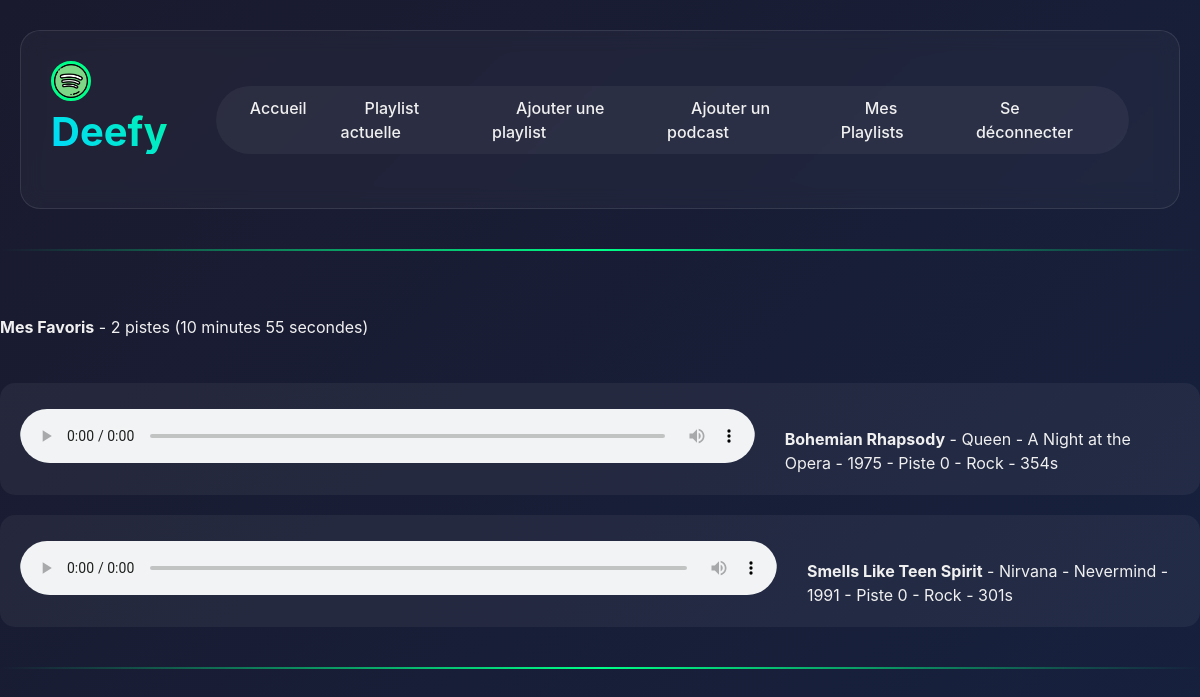
Page /?action=playlist&id=1 (signed in) on the committed database.
### tables this page shows
CREATE TABLE IF NOT EXISTS playlist (
    id INT AUTO_INCREMENT PRIMARY KEY,
    nom VARCHAR(255) NOT NULL,
    created_at TIMESTAMP DEFAULT CURRENT_TIMESTAMP
);

CREATE TABLE IF NOT EXISTS track (
    id INT AUTO_INCREMENT PRIMARY KEY,
    titre VARCHAR(255) NOT NULL,
    filename VARCHAR(255) NOT NULL,
    type VARCHAR(50) NOT NULL,
    duree INT,
    genre VARCHAR(100),
     
    auteur_podcast VARCHAR(255),
    date_podcast DATE,
     
    artiste_album VARCHAR(255),
    titre_album VARCHAR(255),
    annee_album INT,
    numero_album INT,
    created_at TIMESTAMP DEFAULT CURRENT_TIMESTAMP,
    INDEX idx_type (type)
);

### src/classes/action/DisplayPlaylistAction.php (called while the page is built, shortened)
<?php
class DisplayPlaylistAction extends Action
{
    public function execute(): string
    {
        if (isset($_GET['id'])) {
            $playlistId = $_GET['id'];
            $playlist = DeefyRepository::getInstance()->getPlaylist($playlistId, $_SESSION['user']['id']);
        }
        $playlist = $_SESSION['playlist'];
        $renderer = new AudioListRenderer($playlist);
        return $renderer->render(Renderer::COMPLET);
    }
}

### index.php (called while the page is built, shortened)
<?php
$action = $_GET['action'] ?? 'null';
$dispatcher = new Dispatcher($action);
$dispatcher->run();

### src/classes/audio/lists/AudioList.php (called while the page is built, shortened)
<?php
class AudioList implements \Iterator
{
    protected array $listePistes = [];
    public function __construct(string $nom, array $listePistes = [])
    {
        $this->nom = $nom;
        $this->listePistes = $listePistes;
    }
    public function __get(string $name): mixed
    {
        if (property_exists($this, $name)) {
            return $this->$name;
        }
        throw new InvalidPropertyNameException("Invalid property : $name");
    }
    public function current(): mixed
    {
        return current($this->listePistes);
    }
    public function next(): void
    {
        next($this->listePistes);
    }
    public function valid(): bool
    {
        return key($this->listePistes) !== null;
    }
    public function rewind(): void
    {
        reset($this->listePistes);
    }
}

### src/classes/repository/DeefyRepository.php (called while the page is built, shortened)
<?php
class DeefyRepository
{
    private static ?DeefyRepository $instance = null;
    private PDO $pdo;
    private function __construct()
    {
        $dsn = 'mysql:host=db;dbname=deefy;charset=utf8mb4';
        $user = 'deefy_user';
        $password = 'deefy_pass';
        try {
            $this->pdo = new PDO($dsn, $user, $password, [
                PDO::ATTR_ERRMODE => PDO::ERRMODE_EXCEPTION,
                PDO::ATTR_DEFAULT_FETCH_MODE => PDO::FETCH_ASSOC,
            ]);
        } catch (PDOException $e) {
            die("Erreur de connexion à la base de données : " . $e->getMessage());
        }
    }
    public static function getInstance(): DeefyRepository
    {
        if (self::$instance === null) {
            self::$instance = new self();
        }
        return self::$instance;
    }
    public function getPlaylist(int $playlistId, int $userId): ?Playlist
    {
        $statement = $this->pdo->prepare('
        SELECT p.*
        FROM playlist p
        JOIN user2playlist u2p ON p.id = u2p.id_pl
        WHERE p.id = :playlist_id AND u2p.id_user = :user_id
    ');
        $statement->execute(['playlist_id' => $playlistId, 'user_id' => $userId]);
        $playlistData = $statement->fetch(PDO::FETCH_ASSOC);
        $tracks = $this->getPlaylistTracks($playlistId);
        $playlist = new Playlist($playlistData['nom']);
        foreach ($tracks as $track) {
            $audioTrack = $this->createAudioTrack($track);
            $playlist->addTrack($audioTrack);
        }
        $playlist->setId($playlistData['id']);
        return $playlist;
    }
    public function getPlaylistTracks(int $playlistId): array
    {
        $statement = $this->pdo->prepare('
        SELECT t.*
        FROM playlist2track p2t
        JOIN track t ON p2t.id_track = t.id
        WHERE p2t.id_pl = :playlist_id
    ');
        $statement->execute(['playlist_id' => $playlistId]);
        return $statement->fetchAll(PDO::FETCH_ASSOC);
    }
    private function createAudioTrack(array $trackData): PodcastTrack|AlbumTrack
    {
        if ($trackData['type'] === 'P') {
            $audioTrack = new PodcastTrack($trackData['titre'], $trackData['filename']);
            $audioTrack->setAuteur($trackData['auteur_podcast']);
            $audioTrack->setDate(new \DateTime($trackData['date_podcast']));
        } else {
            $audioTrack = new AlbumTrack($trackData['titre'], $trackData['filename'], $trackData['titre_album'], 0);
            $audioTrack->setArtiste($trackData['artiste_album']);
            $audioTrack->setAnnee($trackData['annee_album']);
        }
        $audioTrack->setDuree($trackData['duree']);
        $audioTrack->setGenre($trackData['genre']);
        return $audioTrack;
    }
}

### src/classes/render/RendererFactory.php (called while the page is built, shortened)
<?php
class RendererFactory
{
    public static function getRenderer($track): PodcastTrackRenderer|AlbumTrackRenderer
    {
        if ($track instanceof AlbumTrack) {
            return new AlbumTrackRenderer($track);
        } elseif ($track instanceof PodcastTrack) {
            return new PodcastTrackRenderer($track);
        } else {
            throw new \InvalidArgumentException("Type de pistes non supportées dans la factory de renderer");
        }
    }
}

### src/classes/audio/tracks/AudioTrack.php (called while the page is built, shortened)
<?php
class AudioTrack
{
    public function __construct(string $titre, string $nomFichier)
    {
        $this->titre = $titre;
        $this->nomFichier = $nomFichier;
    }
    public function __get($name)
    {
        if (property_exists($this, $name)) {
            if (isset($this->$name)) {
                return $this->$name;
            } else {
                throw new \Exception("Property $name is not initialized");
            }
        }
        throw new \Exception("Property $name does not exist");
    }
    public function setGenre(string $genre): void
    {
        $this->genre = $genre;
    }
    public function setDuree(int $duree): void
    {
        $this->duree = $duree;
    }
}

### src/classes/audio/tracks/AlbumTrack.php (called while the page is built, shortened)
<?php
class AlbumTrack extends AudioTrack
{
    public function __construct(string $titre, string $nomFichier, string $album, int $numPiste)
    {
        $this->album = $album;
        $this->numPiste = $numPiste;
    }
    public function setArtiste(string $artiste): void
    {
        $this->artiste = $artiste;
    }
    public function setAnnee(int $annee): void
    {
        $this->annee = $annee;
    }
}

### src/classes/render/AlbumTrackRenderer.php (the view, shortened to what this page needs)
<?php
class AlbumTrackRenderer extends AudioTrackRenderer implements Renderer
{
    private AlbumTrack $albumTrack;
    public function __construct(AlbumTrack $albumTrack)
    {
        $this->albumTrack = $albumTrack;
    }
    public function affichageComplet(): string
    {
        return "<caption><br/><b>" . $this->albumTrack->titre . "</b> - " . $this->albumTrack->artiste . " - " . $this->albumTrack->album . " - " . $this->albumTrack->annee . " - Piste " . $this->albumTrack->numPiste . " - " . $this->albumTrack->genre . " - " . $this->albumTrack->duree . "s</caption>";
    }
}

### src/classes/render/AudioListRenderer.php (shortened to what this page needs)
<?php
class AudioListRenderer implements Renderer
{
    private AudioList $audioList;
    public function __construct(AudioList $audioList)
    {
        $this->audioList = $audioList;
    }
    public function render(int $selector = 0): string
    {
        $liste = "<b>" . $this->audioList->nom . "</b>";
        $liste .= " - " . count($this->audioList->listePistes) . " pistes (" .
            $this->convertToMinutes($this->audioList->dureeTotale) . ") <br/><br/>" .
            $this->renderCompact() . "<hr/>";
        return $liste;
    }
    protected function renderCompact(): string
    {
        $output = "<div class='audio-list'>";
        foreach ($this->audioList as $track) {
            $renderer = RendererFactory::getRenderer($track);
            $output .= $renderer->render(Renderer::COMPLET);
        }
        $output .= "</div>";
        return $output;
    }
    private function convertToMinutes(int $seconds): string
    {
        $minutes = floor($seconds / 60);
        $seconds = $seconds % 60;
        if ($minutes < 1) {
            return $seconds . " secondes";
        } else if ($seconds === 0) {
            return $minutes . " minutes";
        } else {
            return $minutes . " minutes " . $seconds . " secondes";
        }
    }
}

### src/classes/render/AudioTrackRenderer.php (shortened to what this page needs)
<?php
abstract class AudioTrackRenderer implements Renderer
{
    protected AudioTrack $track;
    public function __construct($track)
    {
        $this->track = $track;
    }
    public function render(int $selector): string
    {
        return "<div class='audio-container' style='display: flex;'>
                    <audio controls>
                        <source src='./resources/audio/" . $this->track->nomFichier . "' type='audio/mpeg'>
                    </audio>
                    <div style='margin-left: 30px;'>
                        " . ($selector === Renderer::COMPACT ? $this->affichageCompact() : $this->affichageComplet()) . "
                    </div>
                  </div>";
    }
}

### src/classes/dispatch/Dispatcher.php (shortened to what this page needs)
<?php
class Dispatcher
{
    private ?string $action;
    function __construct(?string $action)
    {
        $this->action = $action;
    }
    public function run(): void
    {
        $action = match ($this->action) {
            'playlist' => new DisplayPlaylistAction(),
            'add-playlist' => new AddPlaylistAction(),
            'add-track' => new AddPodcastTrackAction(),
            'signin' => new SigninAction(),
            'logout' => new LogoutAction(),
            'myPlaylists' => new MyPlaylistsAction(),
            'register' => new RegisterAction(),
            default => new DefaultAction(),
        };
        $html = $action->execute();
        $this->renderPage($html);
    }
    private function renderPage($html): void
    {
        $user = $_SESSION['user'] ?? null;
        $authLink = $user ? '<li><a href="?action=logout">Se déconnecter</a></li>' : '<li><a href="?action=signin">Se connecter</a></li>';
        $menu = $user ? "<li><a href='?action=playlist'>Playlist actuelle</a></li>
                <li><a href='?action=add-playlist'>Ajouter une playlist</a></li>
                <li><a href='?action=add-track'>Ajouter un podcast</a></li>
                <li><a href='?action=myPlaylists'>Mes Playlists</a></li>" : '';
        $page =
            <<<HTML
                <!DOCTYPE html><html lang='fr'><head><meta charset='UTF-32'>
                <meta name='viewport' content='width=device-width, initial-scale=1.0'>
                    <link rel='stylesheet' href='https://cdn.jsdelivr.net/npm/bulma@0.9.4/css/bulma.min.css'>
                    <link rel='icon' type='image/png' href='resources/logo.png'>
                    <link rel='stylesheet' type='text/css' href='resources/style.css'>
                    <title>Deefy - Musique</title>
                    </head>
                    <body>
                    <div class='header'>
                       <h1 class="title">
                            <img src='resources/logo.png' style='height: 40px;' alt='Deefy'/>
                            Deefy
                       </h1>
                       <nav>
                            <ul>
                                <li><a href='?action=default'>Accueil</a></li>
                                $menu
                                $authLink
                            </ul>
                        </nav>
                    </div>
                    <hr/>
                    <br/>
                    $html
                    </body>
                    </html>
            HTML;
        echo $page;
    }
}

### resources/style.css (style rules this page uses)
* { margin: 0; padding: 0; box-sizing: border-box; }
html { background: linear-gradient(135deg, #1a1a2e 0%, #16213e 100%); min-height: 100vh; }
body { color: #f0f0f0; font-family: -apple-system, BlinkMacSystemFont, 'Segoe UI', sans-serif; padding: 0; }
.title { font-size: 2.5rem; font-weight: 700; background: linear-gradient(45deg, #00d9ff, #00ff88); -webkit-background-clip: text; background-clip: text; -webkit-text-fill-color: transparent; }
hr { border: none; height: 2px; background: linear-gradient(90deg, transparent, #00ff88, transparent); margin: 40px 0; }
.header { background: rgba(255, 255, 255, 0.03); backdrop-filter: blur(10px); padding: 30px; border-radius: 20px; margin: 30px 20px; display: flex; align-items: center; justify-content: space-between; border: 1px solid rgba(255, 255, 255, 0.1); }
.header img { border-radius: 50%; border: 3px solid #00ff88; }
.header h1 { margin: 0; }
nav { margin: 0 20px; }
nav ul { display: flex; gap: 10px; list-style: none; background: rgba(255, 255, 255, 0.05); padding: 10px; border-radius: 50px; }
nav a { color: #f0f0f0; text-decoration: none; padding: 12px 24px; border-radius: 30px; transition: all 0.3s ease; font-weight: 500; }
.audio-container { background: rgba(255, 255, 255, 0.05); padding: 20px; border-radius: 15px; margin: 20px 0; }
audio { width: 100%; height: 60px; border-radius: 30px; }

### rows in the picture
playlist: nom "Mes Favoris"
track: titre "Bohemian Rhapsody", artiste_album "Queen", titre_album "A Night at the Opera", annee_album "1975", numPiste "0", genre "Rock", duree "354"
track: titre "Smells Like Teen Spirit", artiste_album "Nirvana", titre_album "Nevermind", annee_album "1991", numPiste "0", genre "Rock", duree "301"

### other values in the picture
count($this->audioList->listePistes) "2"
$this->convertToMinutes($this->audioList->dureeTotale) "10 minutes 55 secondes"
